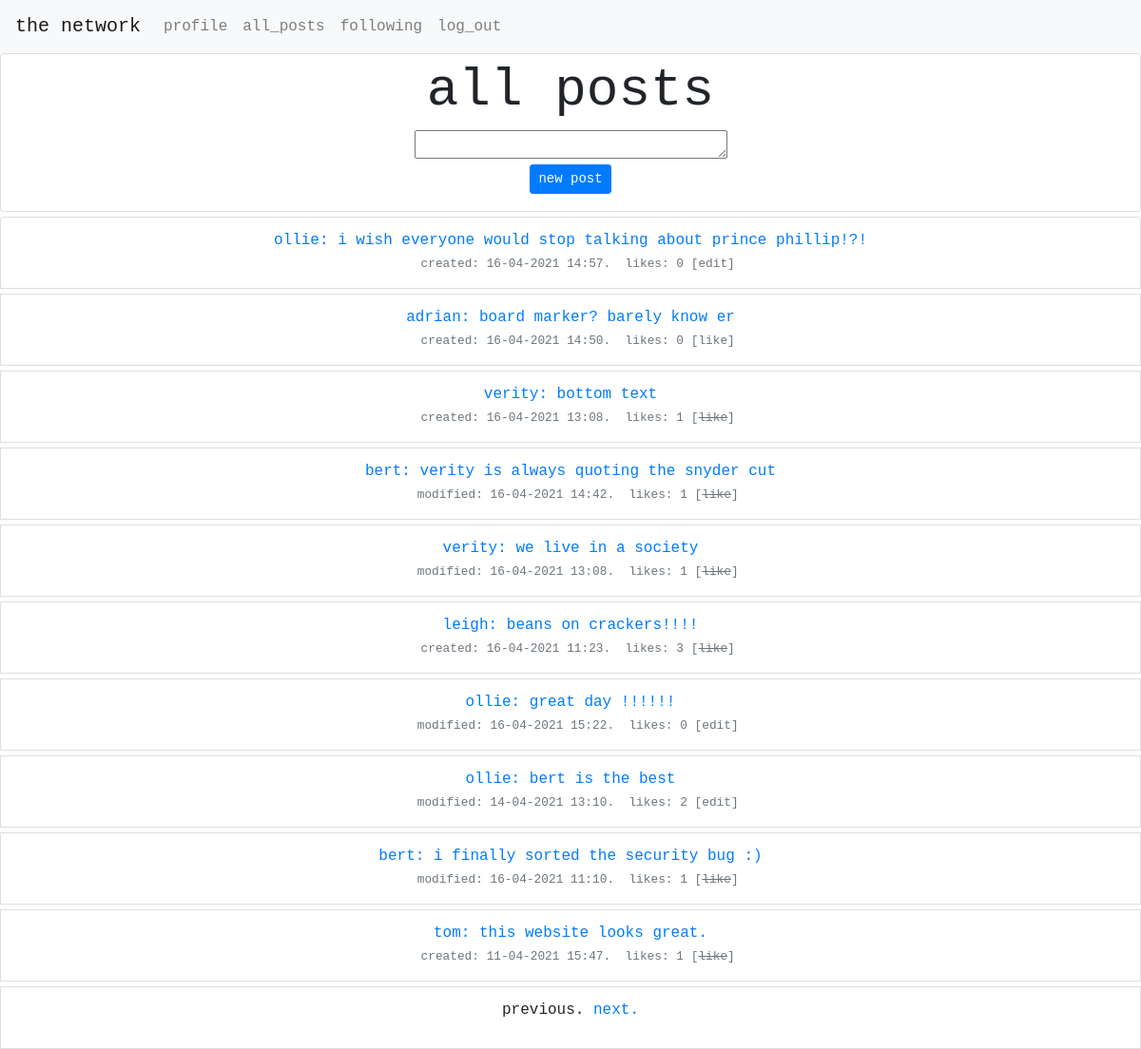
The page / (signed in) on the database as committed earlier.
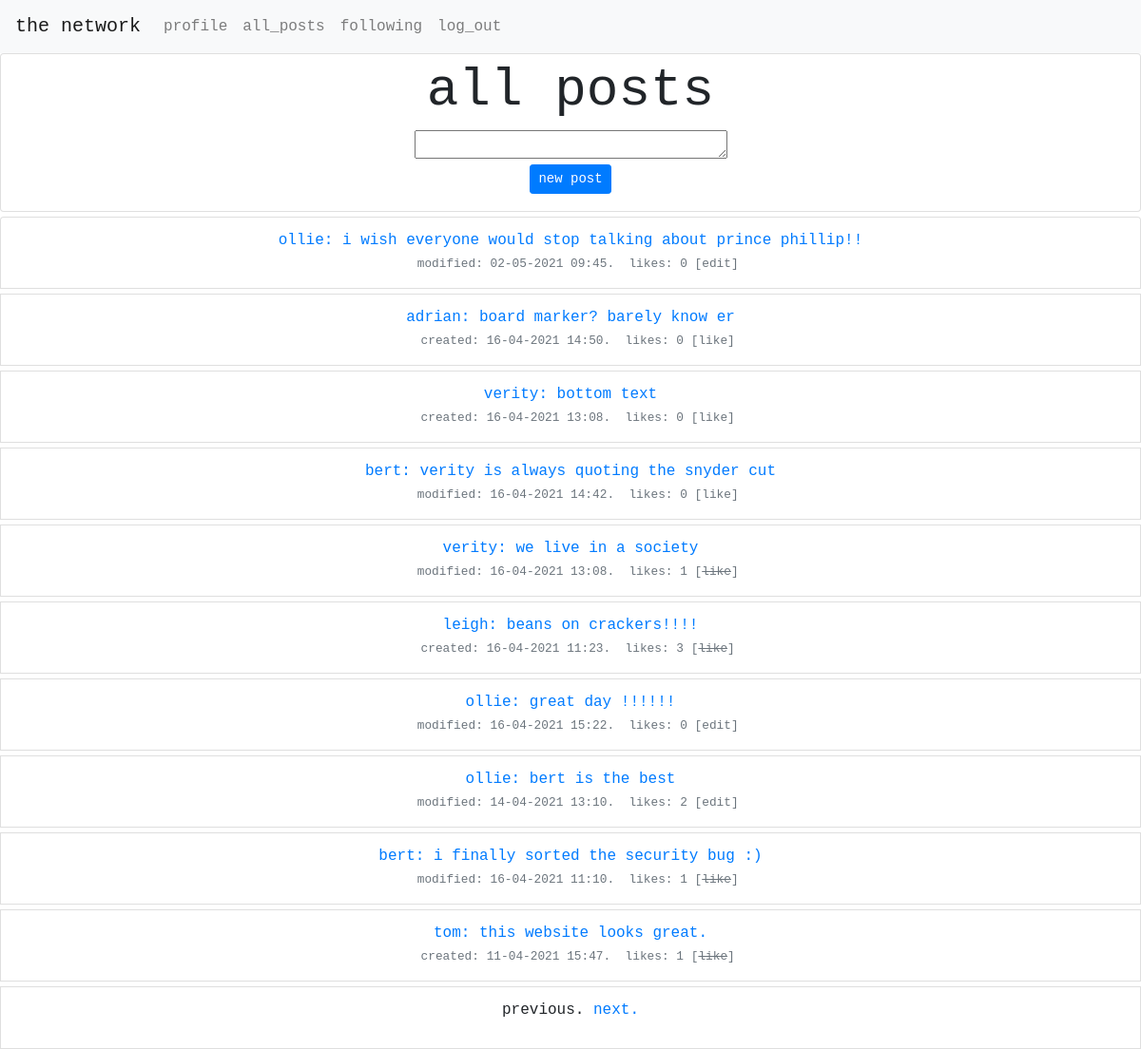
The same page on the database as committed later.
### network/models.py (models this page shows, shortened)
class TimestampedBaseModel(models.Model):
    id = models.UUIDField(
        primary_key=True,
        default=uuid.uuid4,
        editable=False
    )
    created_at = models.DateTimeField(
        auto_now_add=True,
        editable=False,
        null=False
    )
    updated_at = models.DateTimeField(
        auto_now=True,
        editable=False,
        null=False
    )
    class Meta:
        abstract = True

class Post(TimestampedBaseModel):
    user = models.ForeignKey(
        'User',
        related_name='posts',
        verbose_name='User',
        on_delete=models.CASCADE
    )
    content = models.TextField(
        max_length=500
    )
    class Meta:
        ordering = ['-created_at']
        verbose_name_plural = "Posts"
        indexes = [
            models.Index(fields=['user']),
            models.Index(fields=['-created_at']),
        ]
    def get_number_of_likes(self):
        return Like.objects.filter(post_id=self.id).count()
    def created_or_modified(self):
        created = self.created_at.strftime('%d-%m-%Y %H:%M')
        updated = self.updated_at.strftime('%d-%m-%Y %H:%M')
        if created != updated:
            return f"modified: {updated}"
        else:
            return f" created: {created}"

class User(AbstractUser):
    id = models.UUIDField(
        primary_key=True,
        default=uuid.uuid4,
        editable=False
    )
    def __str__(self):
        return self.username
    def get_liked_posts(self):
        post_ids = Like.objects.filter(related_user_id=self.id).values("post")
        return Post.objects.filter(id__in=post_ids)

### network/views.py (the view)
# urls.py: path("", views.index, name="index"),
def index(request):
    if request.method == "GET":
        user = request.user.id
        post_list = Post.objects.all()
        posts = paginate(request, post_list)
        liked_posts = users_liked_posts(request)
        return render(request, "network/index.html", {
            "posts": posts,
            "post_form": PostForm(initial={'user': user}),
            "liked_posts": liked_posts,
        })
    if request.method == "POST":
        form = PostForm(request.POST)
        if form.is_valid():
            form.save()
            return HttpResponseRedirect(reverse("index"))

### network/forms.py
class PostForm(ModelForm):
    class Meta:
        model = Post
        fields = ['user', 'content']
        widgets = {
            'user': HiddenInput(),
            'content': forms.Textarea(
                attrs={'rows': 1, 'cols': 30})
        }

### network/utils.py (called while the page is built)
def paginate(request, post_list):
    page = request.GET.get('page', 1)
    """ split posts into  sets of 10"""
    paginator = Paginator(post_list, 10)
    """ set which posts to display """
    try:
        posts = paginator.page(page)
    except PageNotAnInteger:
        """ set page 1 if request is not specific """
        posts = paginator.page(1)
    except EmptyPage:
        """  display final posts if empty page is requested """
        posts = paginator.page(paginator.num_pages)
    return posts

def users_liked_posts(request):
    liked_posts = ""
    if request.user.is_authenticated:
        liked_posts = request.user.get_liked_posts()
    return liked_posts

### network/templates/network/index.html (shortened to what this page needs)
{% extends "network/layout.html" %}
{% block body %}
    <div class="row" id="page_title">
        <div class="col">
            <div class="card" style="padding-top: 5px;padding-bottom: 5px;">
                <h3 class="display-4 text-monospace text-center" style="margin-left: 15px;margin-right: 15px;"><strong>all
                    posts</strong></h3>
                {% if user.is_authenticated %}
                    {% include 'network/new_post.html' %}
                {% endif %}
            </div>
        </div>
    </div>
    {% include 'network/posts.html' %}
    {% load static %}
{% endblock %}

### network/templates/network/posts.html (shortened to what this page needs)
<ul class="list-group">
    {% for post in posts %}
        <li class="list-group-item" style="margin-top:5px;">
            <div class="media">
                <div class="media-body">
                    <div class="media" style="overflow:visible;">
                        <div class="media-body" style="overflow:visible;">
                            <div class="row">
                                <div class="col-md-12 text-monospace text-primary text-center">
                                    <p class="text-monospace text-center" style="margin-bottom: 2px;"">
                                    <span class="content-box" id="content-box-{{ post.id }}">
<a href="/profile/{{ post.user_id }}">{{ post.user }}<a>: <span id="content_{{ post.id }}">{{ post.content }}</span>
                                    </span>
                                    <br><small class="text-muted"> &nbsp; <span
                                        id="created_updated{{ post.id }}">{{ post.created_or_modified }}</span>.&nbsp;
                                    likes:
                                    <span id="like_number_{{ post.id }}">{{ post.get_number_of_likes }} </span>
                                    {% if user.is_authenticated %}
                                        {% if user.id == post.user_id %}
                                            <span class="edit_button" id="edit_button{{ post.id }}"
                                                  data-post="{{ post.id }}" data-user="{{ user.id }}">[edit]
                                                    </span>
                                        {% else %}
                                            <span class="like_button" id="like_text_{{ post.id }}"
                                                  data-post="{{ post.id }}" data-user="{{ user.id }}">
                                                    {% if post in liked_posts %}
                                                        [<strike>like</strike>]
                                                    {% else %}
                                                        [like]
                                                        </span>
                                                    {% endif %}
                                        {% endif %}
                                    {% endif %}
                                </small></p>
                                </div>
                            </div>
                        </div>
                    </div>
                </div>
            </div>
        </li>
    {% endfor %}
</ul>
<ul class="list-group">
    <li class="list-group-item" style="margin-top:5px;">
        <div class="media">
            <div class="media-body">
                <div class="media" style="overflow:visible;">
                    <div class="media-body" style="overflow:visible;">
                        <div class="row">
                            <div class="col-md-12 text-monospace">
                                <p class="text-monospace text-center">
                                    {% if posts.has_other_pages %}
                                        {% if posts.has_previous %}
                                            <a href="?page={{ posts.previous_page_number }}">previous.</a>
                                        {% else %}
                                            <span>previous.</span>
                                        {% endif %}
                                        {% if posts.has_next %}
                                            <a href="?page={{ posts.next_page_number }}">next.</a>
                                        {% else %}
                                            <span>next.</span>
                                        {% endif %}
                                    {% endif %}
                                    <br></p>
                            </div>
                        </div>
                    </div>
                </div>
            </div>
        </div>
    </li>
</ul>

Rows that differ between the two databases and show on the page:
changed Post: content "i wish everyone would stop talking about prince phillip!?!" → "i wish everyone would stop talking about prince phillip!!"; created_or_modified "created: 16-04-2021 14:57" → "modified: 02-05-2021 09:45"
computed for Post "bottom text": get_number_of_likes "1" → "0"; text "[ like ]" → "[like]"
computed for Post "verity is always quoting the snyder cut": get_number_of_likes "1" → "0"; text "[ like ]" → "[like]"
